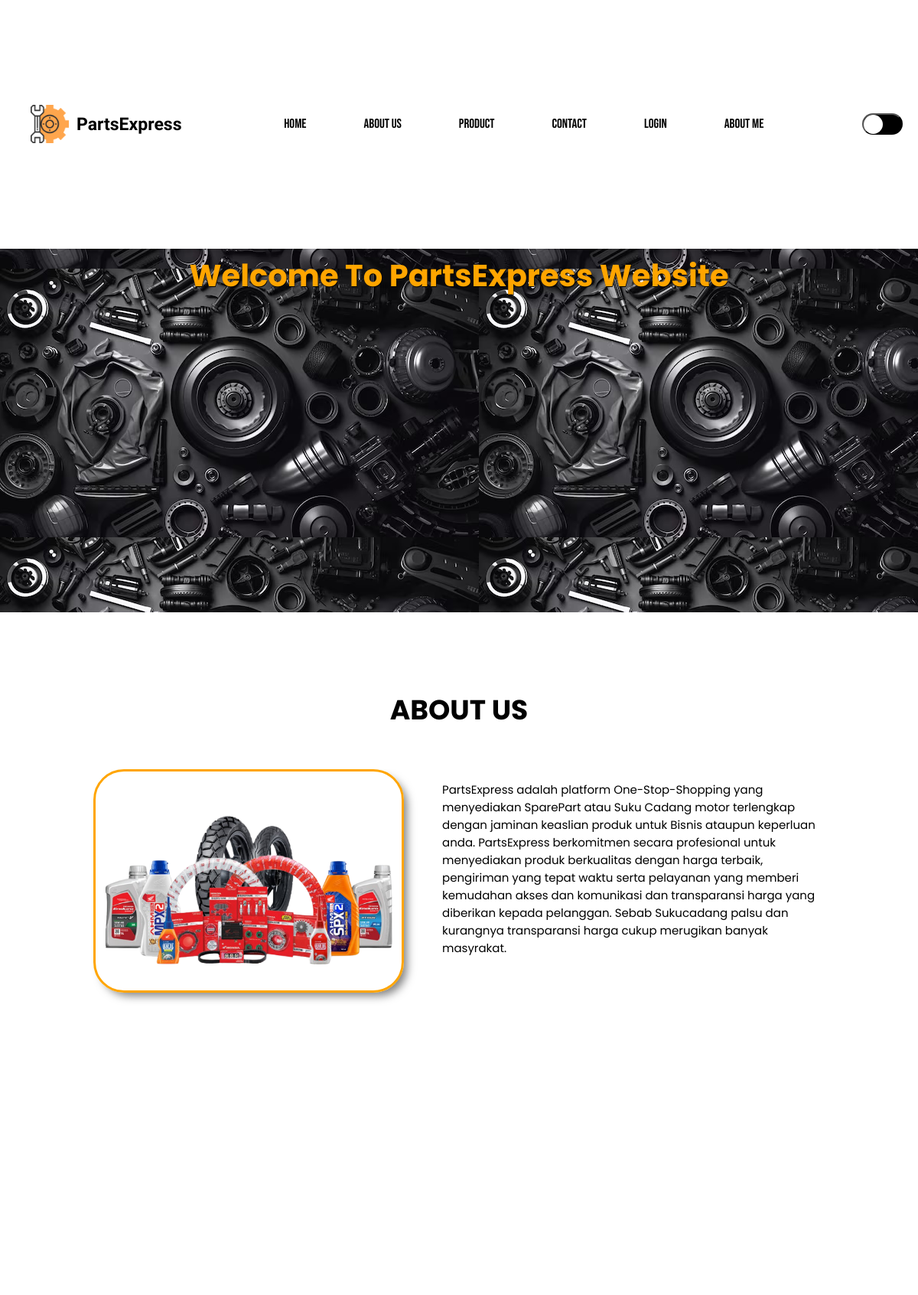
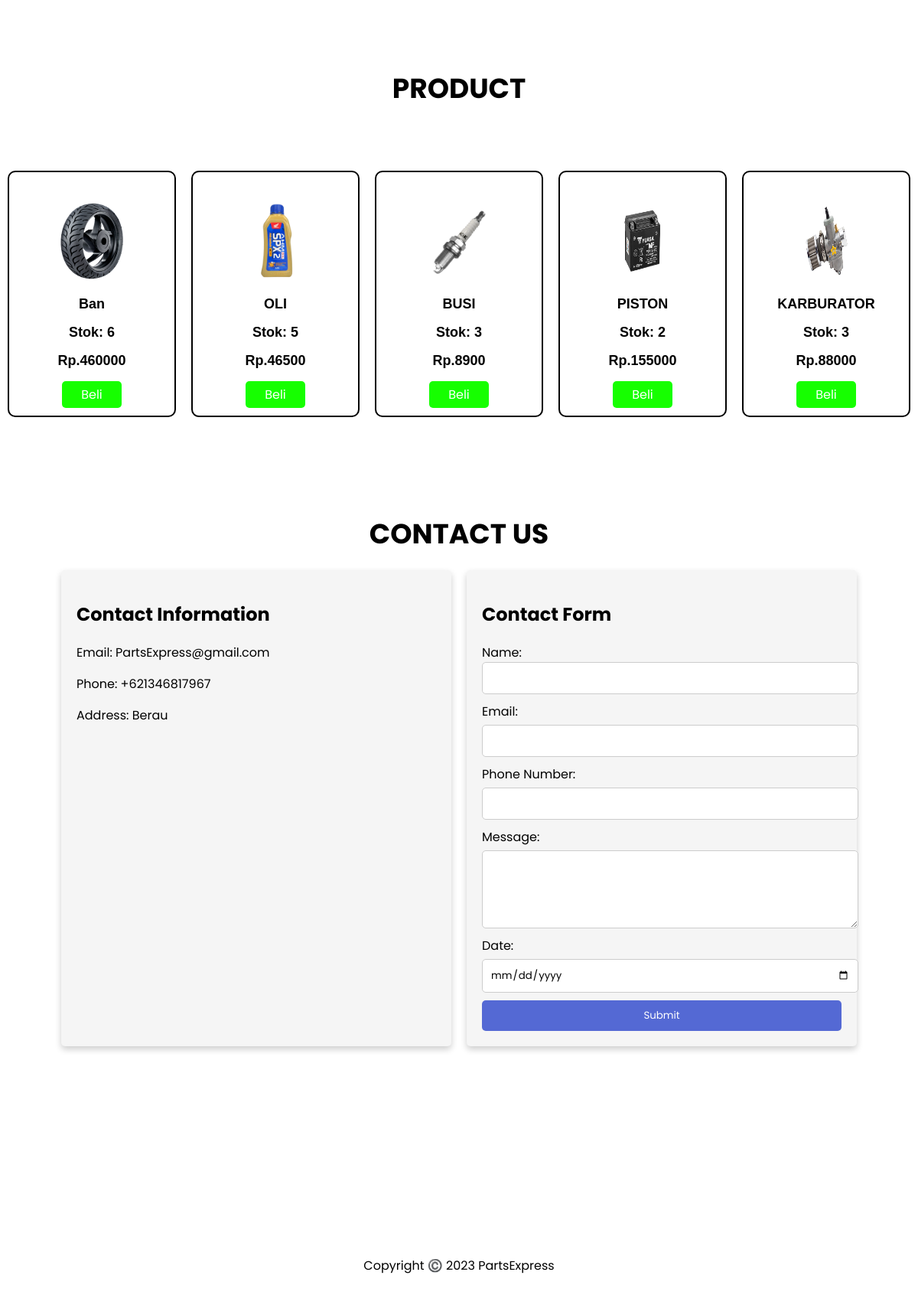
Page /views/index.php (signed in) on the committed database (2 pictures, top to bottom).
### tables this page shows
CREATE TABLE `sparepart` (
  `Id` int(11) NOT NULL,
  `Nama_sparepart` varchar(50) NOT NULL,
  `Harga` varchar(50) NOT NULL,
  `Stok` int(20) NOT NULL,
  `Gambar` text NOT NULL
);

### views/index.php (the view, shortened to what this page needs)
<?php
require 'koneksi.php';
$result = mysqli_query($conn, "SELECT * FROM sparepart");
$sparepart = [];
while ($row = mysqli_fetch_assoc($result)){
    $sparepart[] = $row;
}
?>
<!DOCTYPE html>
<html lang="en">
<head>
    <link rel="stylesheet" href="../style/style.css">
</head>
<body>
<header>
        <nav class="nav">
            <div class="logo">
                <img src="../assets/Logo.png" alt="" class="icon">
                <h4 id="Brands">PartsExpress</h4>
            </div>
            <ul class="nav-menu">
                <li><a href="#Home">Home</a></li>
                <li><a href="#About">About Us</a></li>
                <li><a href="#Product">Product</a></li>
                <li><a href="#Contact">Contact</a></li>
                <li><a href="../views/Login.php">Login</a></li>
                <li><a href="../views/index2.php">About Me</a></li>
            </ul>
            <div class="mode-toggle">
                <button id="mode-toggle-button" class="toggle-button"></button>
            </div>
        </nav>
    </header>
    <main>
        <div class="main-page">
            <section class="home" id="Home">
              <h2 class="home-content"><p>Welcome To PartsExpress Website</p></h2>
            </section>
        </div>
        <div class="about-us" id="About">
            <section class="about-us-title">
                <h1 class="title">ABOUT US</h1>
            </section>
            <section class="about-us-content">
                <div class="content-1">
                    <img src="../assets/Sparepart.png" alt="">
                    <p>
                        PartsExpress adalah platform One-Stop-Shopping yang menyediakan SparePart atau Suku Cadang motor terlengkap dengan jaminan keaslian produk untuk Bisnis ataupun keperluan anda.
                        PartsExpress berkomitmen secara profesional untuk menyediakan produk berkualitas dengan harga terbaik, pengiriman yang tepat waktu serta pelayanan yang memberi kemudahan akses dan komunikasi dan transparansi harga yang diberikan kepada pelanggan.
                        Sebab Sukucadang palsu dan kurangnya transparansi harga cukup merugikan banyak masyrakat.
                    </p>
                </div>
            </section>
        </div>
        <div class="Product-us" id="Product">
            <section class="product-us-title">
                <h1 class="ptitle">PRODUCT</h1>
            </section>
            <div class="image">
            <?php
            foreach ($sparepart as $spart) :
            ?>
                <div class="images">
                    <img class="image" src="image/<?php echo $spart['Gambar']; ?>" width="100px" alt="Foto Profil">
                    <h1><?php echo $spart["Nama_sparepart"] ?></h1>
                    <p><h2>Stok: <?php echo $spart["Stok"] ?></h2></p>
                    <p><h2>Rp.<?php echo $spart["Harga"] ?></h2></p>
                    <button class="buyButton" id="buyButton" onclick="alert('Belum tersedia atau belum bisa diakses')">Beli</button>
                </div>
            <?php $i++;
            endforeach;
            ?>
            </div>
        </div>
        <div class="contact-us" id="Contact">
            <section class="contact-us-title">
                <h1 class="ctitle">CONTACT US</h1>
            </section>
            <section class="contact-us-content">
                <div class="contact-info">
                    <h2>Contact Information</h2>
                    <p>Email: PartsExpress@gmail.com</p>
                    <p>Phone: +621346817967</p>
                    <p>Address: Berau</p>
                </div>
                <div class="contact-form">
                    <h2>Contact Form</h2>
                    <form action="form.php" method="post" enctype="multipart/form-data>
                        <label for="name">Name:</label>
                        <input type="text" id="name" name="name" required>
                        <label for="email">Email:</label>
                        <input type="email" id="email" name="email" required>
                        <label for="phone">Phone Number:</label>
                        <input type="tel" id="phone" name="phone" required pattern="[0-9]+">
                        <label for="message">Message:</label>
                        <textarea id="message" name="message" rows="4" required></textarea>
                        <label for="date">Date:</label>
                        <input type="date" id="date" name="date" required>
                        <button type="submit" value="Submit">Submit</button>
                    </form>
                </div>
            </section>
        </div>
    </main>
    <footer>
        <div class="footer-container">
            <p>Copyright ©️ 2023 PartsExpress</p>
        </div>
    </footer>
</body>
</html>

### style/style.css (style rules this page uses)
* { font-family: 'Poppins', sans-serif; }
body { margin: 0; padding: 0; background-color: white; }
.logo { display: flex; justify-content: center; padding: 20px 10px; }
.logo h4 { display: flex; align-items: center; color: black; font-weight: bold; margin: 0; padding-left: 10px; font-size: 23px; font-family: 'Dela Gothic One', cursive; }
.icon { margin: 0; width: 50px; height: 50px; display: flex; justify-content: center; padding-left: 30px; }
.nav { width: 100%; height: 9%; top: 0; position: fixed; display: flex; justify-content: space-between; align-items: center; padding: 10px 0px; background-color: #fff; box-shadow: 0px 2px 4px rgba(0, 0, 0, 0.1); }
.nav-menu { list-style: none; display: flex; justify-content: center; align-items: center; padding: 0; margin: 0; }
.nav ul { list-style-type: none; margin: 0; padding: 10px 10px; overflow: hidden; }
.nav li { float: left; margin: 0 20px; }
.nav-menu a { text-decoration: none; color: #333; }
.nav li a { display: flex; color: black; text-align: center; padding: 20px 20px; padding-left: 15px; text-decoration: none; font-family: 'Bebas Neue', sans-serif; font-size: 17px; }
.main-page { height: 100vh; background: url(Bg.avif); }
.home { display: flex; justify-content: center; padding-top: 170px; }
.home h2 { display: flex; align-items: center; color: orange; text-shadow: 0.5px 0.5px #000; font-weight: bold; font-size: 40px; margin: 0; padding-top: 120px; }
.about-us { height: 110vh; }
.about-us-title { display: flex; justify-content: center; }
.about-us-title h1 { margin-top: 100px; font-size: 36px; margin-bottom: 50px; }
.about-us-content { display: flex; justify-content: center; padding-bottom: 20px; }
.content-1 { width: 100%; display: flex; justify-content: center; overflow: hidden; padding-bottom: 20px; }
.content-1 p { max-width: 500px; justify-content: center; align-self: top; font-size: 15px; font-weight: 400; padding-left: 50px; }
.content-1 img { border-radius: 40px; border: 3px solid orange; box-shadow: 7px 7px 12px -3px rgba(0,0,0,0.5); width: 400px; }
.product-us-title { display: flex; justify-content: center; }
.product-us-title h1 { margin-top: 100px; font-size: 36px; }
.image { width: 100%; display: grid; grid-template-columns: 1fr 1fr 1fr 1fr 1fr; margin: auto; padding-top: 40px; padding-bottom: 10px; }
.image .images img { width: 100px; height: 100px; }
.images { width: auto; height: auto; border-radius: 10px; border: 2px solid black; margin: 10px; text-align: center; font-family: Arial, Helvetica, sans-serif; }
.images h1 { font-family: Arial, Helvetica, sans-serif; font-size: 18px; }
.images h2 { font-family: Arial, Helvetica, sans-serif; font-size: 18px; }
.buyButton { background-color: #16ff00; color: white; border: none; border-radius: 5px; padding: 5px 25px; font-size: 16px; cursor: pointer; transition: background-color 0.3s; margin-bottom: 10px; }
.contact-us { padding: 80px; text-align: center; height: 100vh; }
.ctitle { margin-top: -25px; padding-top: 50px; font-size: 36px; margin-bottom: 20px; }
.contact-us-content { display: flex; justify-content: center; flex-wrap: wrap; gap: 20px; }
.contact-info, .contact-form { flex: 1; padding: 20px; background-color: whitesmoke; box-shadow: 0 4px 8px rgba(0, 0, 0, 0.2); border-radius: 5px; text-align: left; }
.contact-form form { display: flex; flex-direction: column; }
.contact-form label { margin-bottom: 5px; }
.contact-form input[type="text"], .contact-form input[type="email"], .contact-form input[type="tel"], .contact-form input[type="date"], .contact-form input[type="file"], .contact-form textarea { width: 100%; padding: 10px; margin-bottom: 10px; border: 1px solid #ccc; border-radius: 5px; }
.contact-form button { background-color: #5469d4; color: white; padding: 10px 20px; border: none; border-radius: 5px; }
.footer-container { padding-top: 100px; display: flex; justify-content: center; flex-direction: column; }
.footer-container p { display: flex; justify-content: center; padding-bottom: 10px; }
.mode-toggle { display: flex; align-items: center; }
.toggle-button { margin-right: 20px; width: 53px; height: 28px; background-color: black; border-radius: 30px; position: relative; cursor: pointer; }
.toggle-button::after { content: ''; width: 25px; height: 25px; background-color: #fff; border-radius: 50%; position: absolute; top: 0; left: 0; transition: 0.3s; }

### rows in the picture
sparepart: Gambar (picture), Nama_sparepart "Ban", Stok "6", Harga "460000"
sparepart: Gambar (picture), Nama_sparepart "OLI", Stok "5", Harga "46500"
sparepart: Gambar (picture), Nama_sparepart "BUSI", Stok "3", Harga "8900"
sparepart: Gambar (picture), Nama_sparepart "PISTON", Stok "2", Harga "155000"
sparepart: Gambar (picture), Nama_sparepart "KARBURATOR", Stok "3", Harga "88000"
